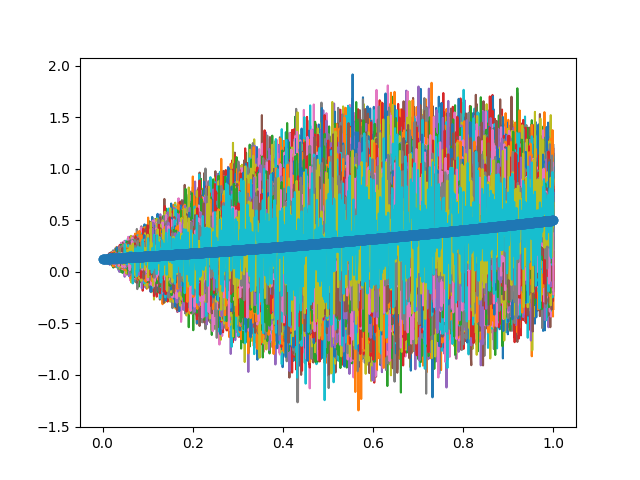

The script that drew this image:

import math
import numpy as np
import numpy.random as rand 
import matplotlib.pyplot as plt

def lambfunc(n):
	return 1.0/(((n+.5)**2)*math.pi**2)
def basisfunc(x,n,lambn):
	return math.sqrt(2)*math.sin(x/math.sqrt(lambn))
def meanl(x):
	return (1.0/8.0)*(x+1)**2

def eval(x):
	l1 = lambfunc(1)
	l1 = math.sqrt(l1)
	l2 = lambfunc(2)
	l2=math.sqrt(l2)
	l3 = lambfunc(3)
	l3=math.sqrt(l3)
	return meanl(x) + l1*basisfunc(x,1,l1)*rand.normal(0.0,1.0) +l2*basisfunc(x,2,l2)*rand.normal(0.0,1.0) + l3*basisfunc(x,1,l3)*rand.normal(0.0,1.0)

def func(n,lambn):
	return lambda x : basisfunc(x,n,lambn)

interval =np.linspace(0,1,1000)
vfunc = np.vectorize(eval)


def variance(x):
	l1 = lambfunc(1)
	l1 = math.sqrt(l1)
	l2 = lambfunc(2)
	l2=math.sqrt(l2)
	l3 = lambfunc(3)
	l3=math.sqrt(l3)
	return  (l1*basisfunc(x,1,l1))**2+(l2*basisfunc(x,2,l2))**2 + (l3*basisfunc(x,1,l3))**2

for i in range(0,1000):
	output = vfunc(interval)
	plt.plot(interval,output)

vfunc = np.vectorize(meanl)
output = vfunc(interval)
plt.plot(interval,output,'o')
plt.show()


one = np.vectorize(func(1,lambfunc(1)))
two = np.vectorize(func(2,lambfunc(2)))
three = np.vectorize(func(3,lambfunc(3)))
plt.plot(interval,one(interval),'o')
plt.plot(interval,two(interval),'-')
plt.plot(interval,three(interval))
plt.legend(["ph1","phi2","phi3"])
plt.show()

lastfunc = np.vectorize(variance)
plt.plot(interval,lastfunc(interval))
plt.show()
